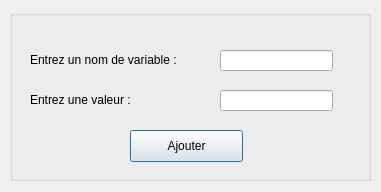
<?xml version="1.0" encoding="UTF-8"?>
<ui version="4.0">
 <class>SecondaryViewVar</class>
 <widget class="QDialog" name="SecondaryViewVar">
  <property name="geometry">
   <rect>
    <x>0</x>
    <y>0</y>
    <width>381</width>
    <height>192</height>
   </rect>
  </property>
  <property name="windowTitle">
   <string>Dialog</string>
  </property>
  <widget class="QGroupBox" name="groupBox_5">
   <property name="geometry">
    <rect>
     <x>10</x>
     <y>10</y>
     <width>361</width>
     <height>171</height>
    </rect>
   </property>
   <property name="title">
    <string/>
   </property>
   <widget class="QLineEdit" name="lineEdit">
    <property name="geometry">
     <rect>
      <x>210</x>
      <y>40</y>
      <width>113</width>
      <height>21</height>
     </rect>
    </property>
   </widget>
   <widget class="QLabel" name="label_7">
    <property name="geometry">
     <rect>
      <x>20</x>
      <y>40</y>
      <width>171</width>
      <height>20</height>
     </rect>
    </property>
    <property name="text">
     <string>Entrez un nom de variable :</string>
    </property>
   </widget>
   <widget class="QPushButton" name="pushButtonAj">
    <property name="geometry">
     <rect>
      <x>120</x>
      <y>120</y>
      <width>113</width>
      <height>32</height>
     </rect>
    </property>
    <property name="text">
     <string>Ajouter</string>
    </property>
   </widget>
   <widget class="QLineEdit" name="lineEdit_2">
    <property name="geometry">
     <rect>
      <x>210</x>
      <y>80</y>
      <width>113</width>
      <height>21</height>
     </rect>
    </property>
   </widget>
   <widget class="QLabel" name="label_8">
    <property name="geometry">
     <rect>
      <x>20</x>
      <y>80</y>
      <width>171</width>
      <height>20</height>
     </rect>
    </property>
    <property name="text">
     <string>Entrez une valeur :</string>
    </property>
   </widget>
  </widget>
 </widget>
 <resources/>
 <connections/>
</ui>
